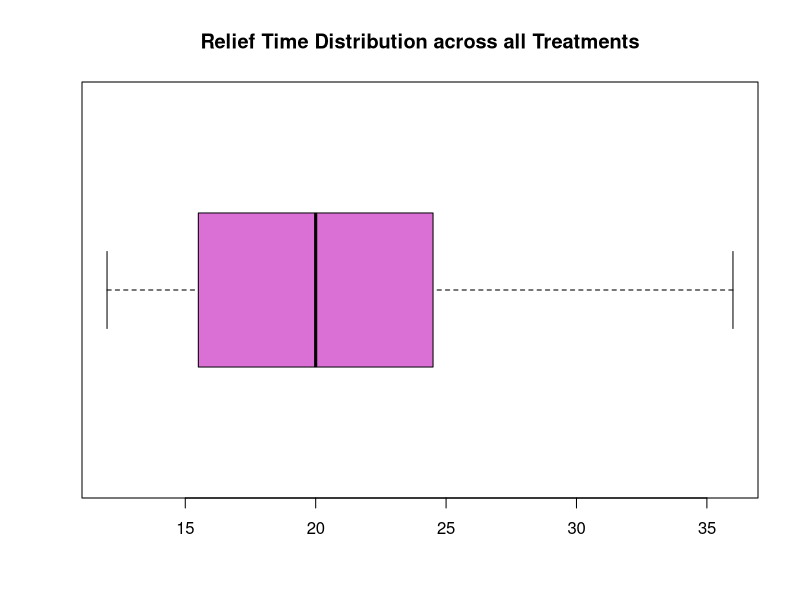
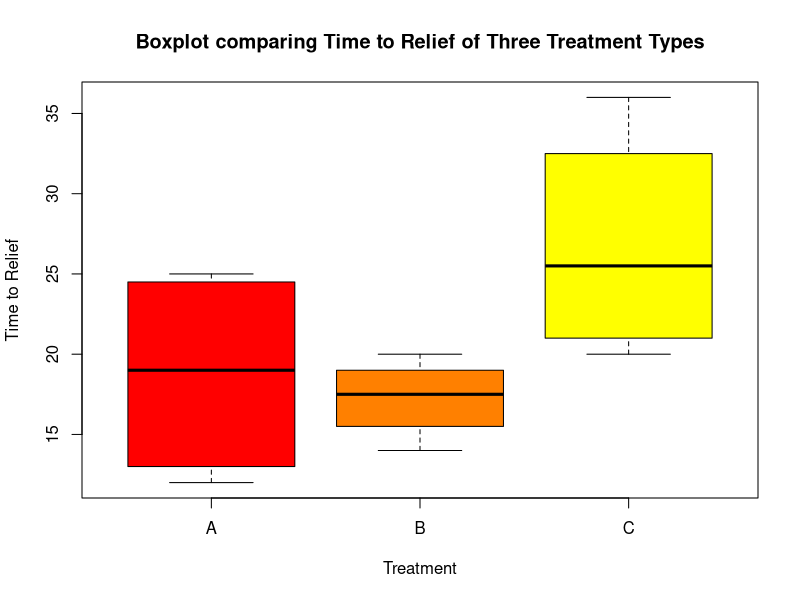
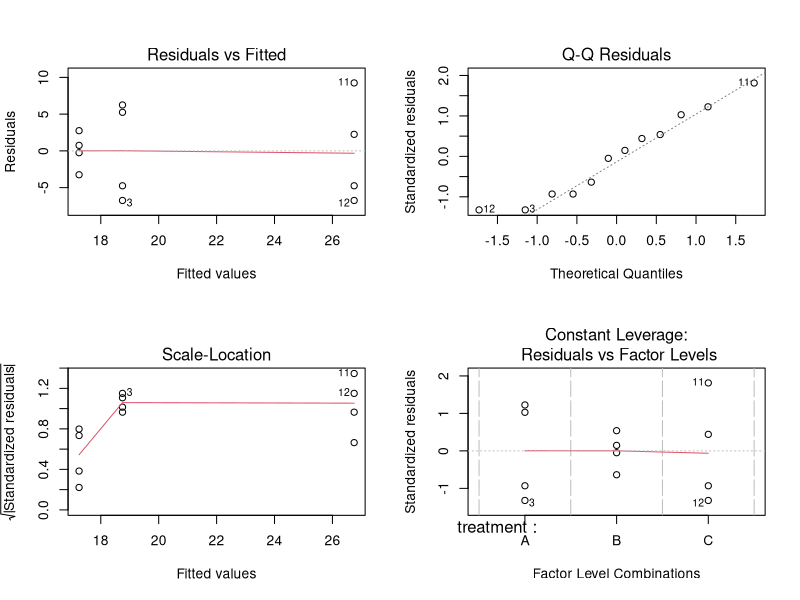
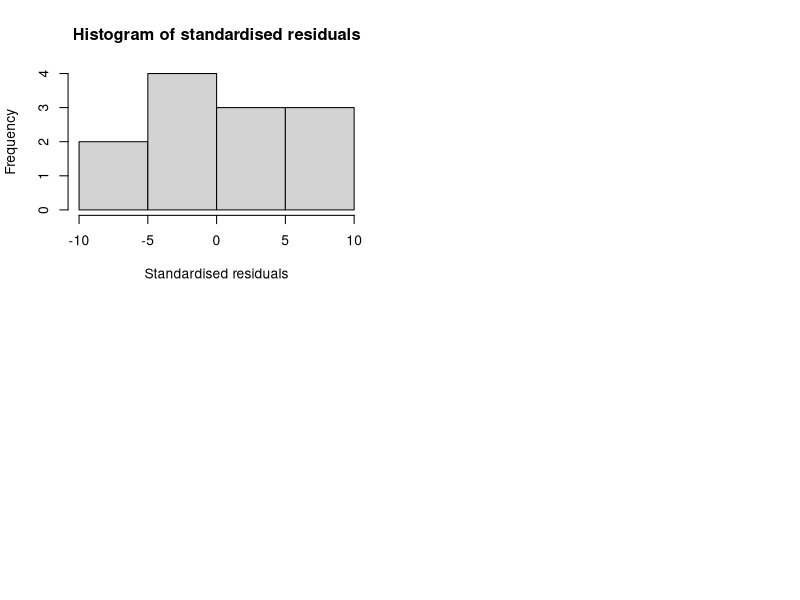
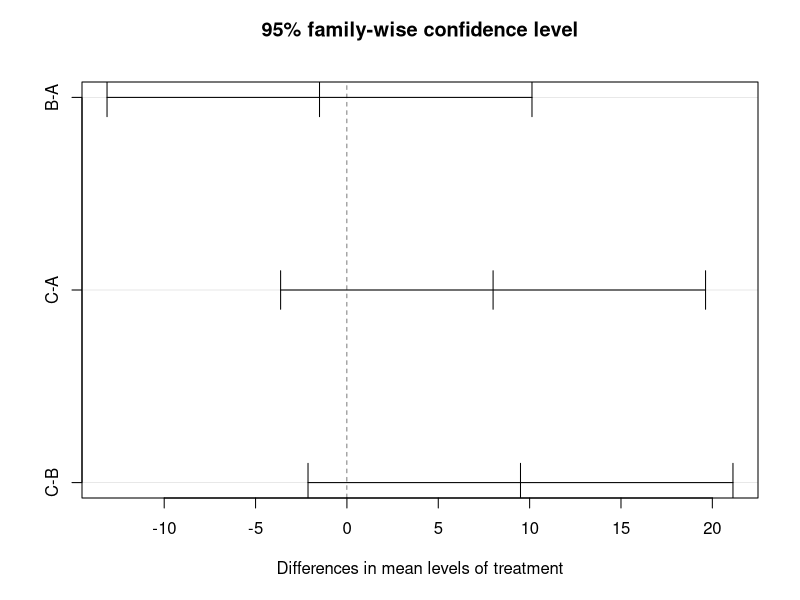

Write R code to recreate these figures, in order.
#Load treatmeant data
treatment = c(rep("A",4), rep("B", 4), rep("C",4))  # or rep(LETTERS[1:3],each=4)
  #Treatment type = A, B, C
  #Each have 4 participants (thus, 4 rows of data per treatment)
time_to_relief = c(14,24,12,25,20,14,17,18,22,29,36,20)
  #recorded time (in minutes) when the pain eases off
pain_data <- data.frame(treatment, time_to_relief)
  #combine data
View(pain_data)
str(pain_data)
summary(pain_data)


#visualize time_to_relief with boxplot
boxplot(pain_data$time_to_relief, horizontal = TRUE, main="Relief Time Distribution across all Treatments", col = "orchid")
#visualize data by group
boxplot(pain_data$time_to_relief~pain_data$treatment, main="Boxplot comparing Time to Relief of Three Treatment Types", xlab = "Treatment", ylab = "Time to Relief", col= heat.colors(3))

#ANOVA
pain_aov <- aov(time_to_relief~treatment, pain_data) #create model
names(pain_aov) #command gives a sense of all the information pain_aov
summary(pain_aov) #summary of model
par(mfrow=c(2,2)) # multiple plots with 2 by 2 using mfrow
plot(pain_aov)

#plot residuals in a histogram: https://www.sheffield.ac.uk/polopoly_fs/1.536445!/file/MASH_ANOVA_in_R.pdf
residuals<-pain_aov$residuals
hist(residuals, main="Histogram of standardised residuals",xlab="Standardised residuals")
#check for Homogeneity
library(car)
leveneTest(time_to_relief~treatment) #Levene's test for equality of variances
#As p - value (0.04323) < 0.05, equal variances can not be assumed

#Pairwise Comparison
tukey_test <- TukeyHSD(pain_aov, conf.level=0.95)
tukey_test
par(mfrow=c(1,1)) #reset the mfrow parameter
plot(tukey_test)
